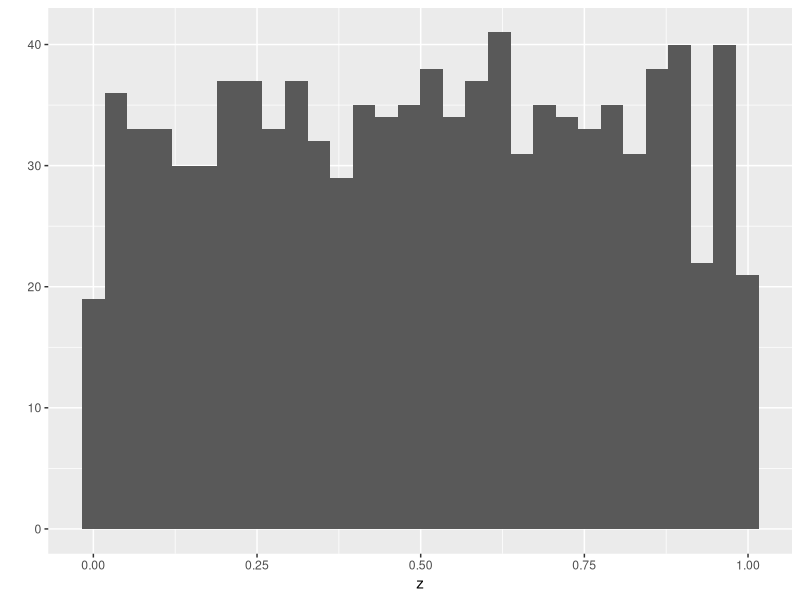
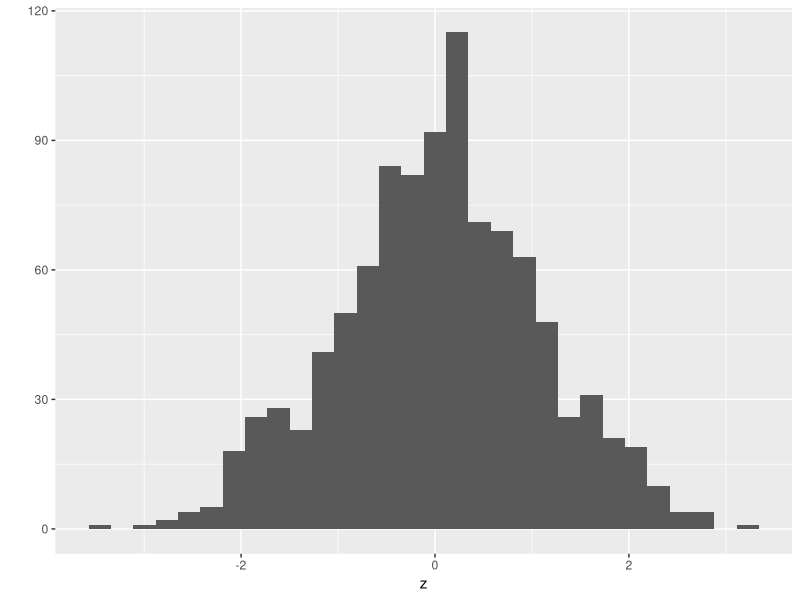

Write R code to recreate these figures, in order.

## BIOL6100 - Class 6
## Isabelle Smith
## Jan. 30, 2025

## - - - - - - -

## intro to R ii

## - - - - - - -



## Creating an empty vector and adding to it (avoid):
## - - - - - - -
# create an empty vector, specify mode & length
z <- vector(mode="numeric",length=0)  
print(z)

# now add elements to it

z <- c(z,5)
print(z)
# This "dynamic sizing" is very SLOW!
## - - - - - - -



## Better to create a vector of pre-defined length:
## - - - - - - -
# has 100 0s in a numeric vector
z <- rep(0,100) 
head(z)

# but would be better to start with NAs
z <- rep(NA,100)
head(z)

# but what is its type?
typeof(z)

# take advantage of coercion!
z[1] <- "Washington"
head(z)
typeof(z)
## - - - - - - -



## Efficiently creating a vector with many names
## - - - - - - -
my_vector <- runif(100)
tail(my_vector)         ## added
my_names <- paste("Species",seq(1:length(my_vector)),sep="")
head(my_names)         ## added
names(my_vector) <- my_names
head(my_vector)
str(my_vector)
## - - - - - - -



## Using rep to repeat elements and create vectors
## - - - - - - -
# rep for repeating elements
rep(0.5,6) # give the element (or vector!) and number of times to repeat
rep(x=0.5,times=6) # using the argument names is always prudent
rep(times=6,x=0.5) # with argument names, order is not important
my_vec <- c(1,2,3)
rep(x=my_vec,times=2) # applies to entire vectors
rep(x=my_vec,each=2) # repeat each element individually
rep(x=my_vec,times=my_vec) # what does this do?
rep(x=my_vec,each=my_vec) # and this?
## - - - - - - -



## Using seq to create regular sequences
## - - - - - - -
seq(from=2, to=4) # set limits for integer sequences
2:4 # very common short cut with no explicit function wrappers
`:`(2,4)      ## added
seq(from=2,to=4,by=0.5) # use a by function can generate real numbers
seq(from=2,to=4,by=0.67)       ## added
x <- seq(from=2, to=4,length=7) # sometimes easier to just specify the length
print(x)       ## added
my_vec <- 1:length(x) # commonly used, but actually slow
print(my_vec)
seq_along(my_vec) # much faster for models and big data!
seq_len(5) # this is also faster than 1:5
## - - - - - - -



## Using rnorm and runif to create vectors of random numbers
## - - - - - - -
runif(5) # 5 random uniform values betweeon 0 and 1
runif(n=3,min=100, max=101) # 3 random uniform values between 100 and 101

rnorm(6) # 6 random normal values with mean 0 and standard deviation 1
rnorm(n=5, mean=100, sd=30) # 5 random normal values with mean 100 and sd 30

## Explore distributions by sampling and plotting
library(ggplot2) # do this at the very start
z <- runif(1000) #default uniform (0,1)
qplot(x=z)
z <- rnorm(1000) #default normal (0,1)
qplot(x=z)
## - - - - - - -



## Using sample to draw random values from an existing vector
## - - - - - - -
long_vec <- seq_len(10)
typeof(long_vec)
str(long_vec)

sample(x=long_vec) # with no other params, this reorders the vector
sample(x=long_vec, size=3) # specify a number (sampling without replacement)
sample(x=long_vec,size=16,replace=TRUE) # can generate duplicates
my_weights <- c(rep(20,5),rep(100,5)) # create a set of non-zero positive weights (integer or real)
print(my_weights)
sample(x=long_vec,replace=TRUE,prob=my_weights) # sampling with replacement and weights
sample(x=long_vec,replace=FALSE,prob=my_weights) # sampling without replacement and weights
sample(x=long_vec,replace=TRUE,prob=long_vec) # what does this do?
## - - - - - - -




## - - - - - - -



